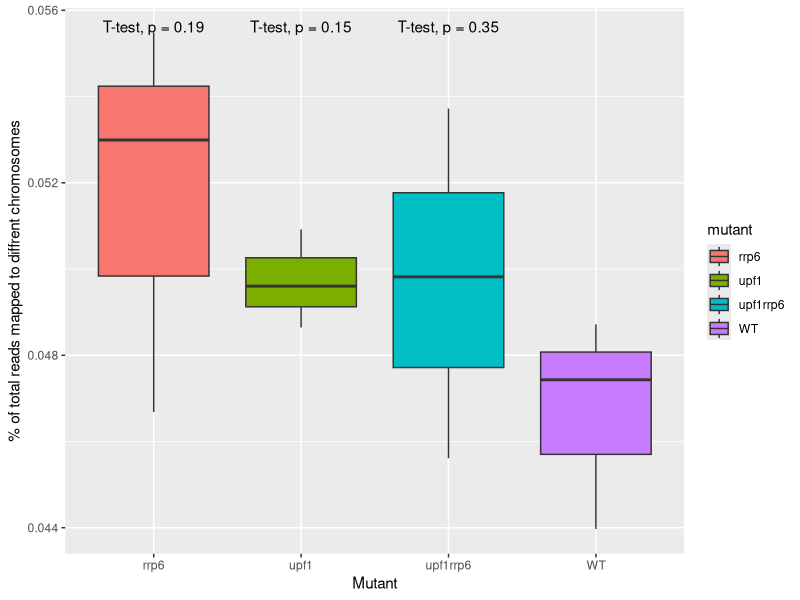

This figure's R source:
## ---- chunk 1
library(ggplot2)
library("ggpubr")
## ---- chunk 2
r1<-read.table(file = 'Flagstats/RRP6_1YP_1.fq.gz.tsv', sep = '\t', header = FALSE, row.names = 3)
r2<-read.table(file = 'Flagstats/RRP6_2YP_1.fq.gz.tsv', sep = '\t', header = FALSE, row.names = 3)
r3<-read.table(file = 'Flagstats/RRP6_3YP_1.fq.gz.tsv', sep = '\t', header = FALSE, row.names = 3)
UR1<-read.table(file = 'Flagstats/U_R_1YPD_1.fq.gz.tsv', sep = '\t', header = FALSE, row.names = 3)
UR2<-read.table(file = 'Flagstats/U_R_2YPD_1.fq.gz.tsv', sep = '\t', header = FALSE, row.names = 3)
UR3<-read.table(file = 'Flagstats/U_R_3YPD_1.fq.gz.tsv', sep = '\t', header = FALSE, row.names = 3)
W1<-read.table(file = 'Flagstats/WT_1_YPD_1.fq.gz.tsv', sep = '\t', header = FALSE, row.names = 3)
W2<-read.table(file = 'Flagstats/WT_2_YPD_1.fq.gz.tsv', sep = '\t', header = FALSE, row.names = 3)
W3<-read.table(file = 'Flagstats/WT_3_YPD_1.fq.gz.tsv', sep = '\t', header = FALSE, row.names = 3)
U1<-read.table(file = 'Flagstats/UPF1_1YP_1.fq.gz.tsv', sep = '\t', header = FALSE, row.names = 3)
U2<-read.table(file = 'Flagstats/UPF1_2YP_1.fq.gz.tsv', sep = '\t', header = FALSE, row.names = 3)
U3<-read.table(file = 'Flagstats/UPF1_3YP_1.fq.gz.tsv', sep = '\t', header = FALSE, row.names = 3)
## ---- chunk 3
flagstats_df <- data.frame( total = c(r1[1,1],
                      r2[1,1],
                      r3[1,1],
                      UR1[1,1],
                      UR2[1,1],
                      UR3[1,1],
                      W1[1,1],
                      W2[1,1],
                      W3[1,1],
                      U1[1,1],
                      U2[1,1],
                      U3[1,1]),
            mate_mapped = c(r1[16,1],
                      r2[16,1],
                      r3[16,1],
                      UR1[16,1],
                      UR2[16,1],
                      UR3[16,1],
                      W1[16,1],
                      W2[16,1],
                      W3[16,1],
                      U1[16,1],
                      U2[16,1],
                      U3[16,1]),
            mutant = c("rrp6",
                       "rrp6",
                       "rrp6",
                       "upf1rrp6",
                       "upf1rrp6",
                       "upf1rrp6",
                       "WT",
                       "WT",
                       "WT",
                       "upf1",
                       "upf1",
                       "upf1"
                       ))

flagstats_df$total <- as.numeric(flagstats_df$total)
flagstats_df$mate_mapped <- as.numeric(flagstats_df$mate_mapped)
flagstats_df$mutant <- as.factor(flagstats_df$mutant)

flagstats_df$percent_flagged <- (flagstats_df$mate_mapped/flagstats_df$total)*100
## ---- chunk 4
my_comparisons <- list( c("WT", "upf1"))

box_plot <- ggplot(data = flagstats_df)+
  geom_boxplot(aes (x = mutant, y = percent_flagged, fill =mutant))+
  xlab("Mutant")+
  ylab("% of total reads mapped to diffrent chromosomes") +
  stat_compare_means(ref.group = "WT", aes(x = mutant, y = percent_flagged), method = "t.test")

ggsave(filename = "plots/11NOV2021/boxplot.png", plot = box_plot, device = 'png', units = "in",height = 4, width = 7)
